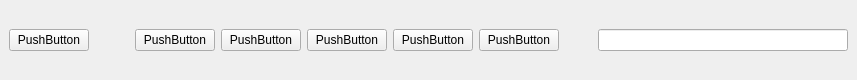
<?xml version="1.0" encoding="UTF-8"?>
<ui version="4.0">
 <class>BotToolbarWidget</class>
 <widget class="QDockWidget" name="BotToolbarWidget">
  <property name="geometry">
   <rect>
    <x>0</x>
    <y>0</y>
    <width>857</width>
    <height>80</height>
   </rect>
  </property>
  <property name="floating">
   <bool>true</bool>
  </property>
  <property name="features">
   <set>QDockWidget::DockWidgetVerticalTitleBar</set>
  </property>
  <property name="allowedAreas">
   <set>Qt::BottomDockWidgetArea</set>
  </property>
  <property name="windowTitle">
   <string>DockWidget</string>
  </property>
  <widget class="QWidget" name="dockWidgetContents">
   <layout class="QGridLayout" name="gridLayout_2">
    <item row="0" column="0">
     <layout class="QGridLayout" name="gridLayout" columnstretch="0,0,0,0,0,0,0,0,0,0,0,0,0" columnminimumwidth="0,0,0,0,0,0,0,0,0,0,0,0,250">
      <property name="sizeConstraint">
       <enum>QLayout::SetMaximumSize</enum>
      </property>
      <item row="0" column="1">
       <layout class="QGridLayout" name="LeftGridLayout" columnstretch="0,0" columnminimumwidth="0,0">
        <property name="sizeConstraint">
         <enum>QLayout::SetFixedSize</enum>
        </property>
        <item row="0" column="0">
         <widget class="QPushButton" name="LeftButton">
          <property name="text">
           <string>PushButton</string>
          </property>
         </widget>
        </item>
       </layout>
      </item>
      <item row="0" column="5">
       <layout class="QGridLayout" name="CentralGridLayout">
        <item row="0" column="1">
         <widget class="QPushButton" name="CentnerButton1">
          <property name="text">
           <string>PushButton</string>
          </property>
         </widget>
        </item>
        <item row="0" column="3">
         <widget class="QPushButton" name="CentnerButton2">
          <property name="text">
           <string>PushButton</string>
          </property>
         </widget>
        </item>
        <item row="0" column="4">
         <widget class="QPushButton" name="CentnerButton3">
          <property name="text">
           <string>PushButton</string>
          </property>
         </widget>
        </item>
        <item row="0" column="5">
         <widget class="QPushButton" name="CentnerButton4">
          <property name="text">
           <string>PushButton</string>
          </property>
         </widget>
        </item>
        <item row="0" column="2">
         <widget class="QPushButton" name="pushButton">
          <property name="text">
           <string>PushButton</string>
          </property>
         </widget>
        </item>
       </layout>
      </item>
      <item row="0" column="12">
       <layout class="QGridLayout" name="RightGridLayout">
        <item row="0" column="0">
         <widget class="QLineEdit" name="lineEdit">
          <property name="sizePolicy">
           <sizepolicy hsizetype="Preferred" vsizetype="Fixed">
            <horstretch>0</horstretch>
            <verstretch>0</verstretch>
           </sizepolicy>
          </property>
         </widget>
        </item>
       </layout>
      </item>
      <item row="0" column="2">
       <spacer name="horizontalSpacer_1">
        <property name="orientation">
         <enum>Qt::Horizontal</enum>
        </property>
        <property name="sizeType">
         <enum>QSizePolicy::MinimumExpanding</enum>
        </property>
        <property name="sizeHint" stdset="0">
         <size>
          <width>40</width>
          <height>20</height>
         </size>
        </property>
       </spacer>
      </item>
      <item row="0" column="6">
       <spacer name="horizontalSpacer_2">
        <property name="orientation">
         <enum>Qt::Horizontal</enum>
        </property>
        <property name="sizeHint" stdset="0">
         <size>
          <width>40</width>
          <height>20</height>
         </size>
        </property>
       </spacer>
      </item>
     </layout>
    </item>
   </layout>
  </widget>
 </widget>
 <resources/>
 <connections/>
</ui>
